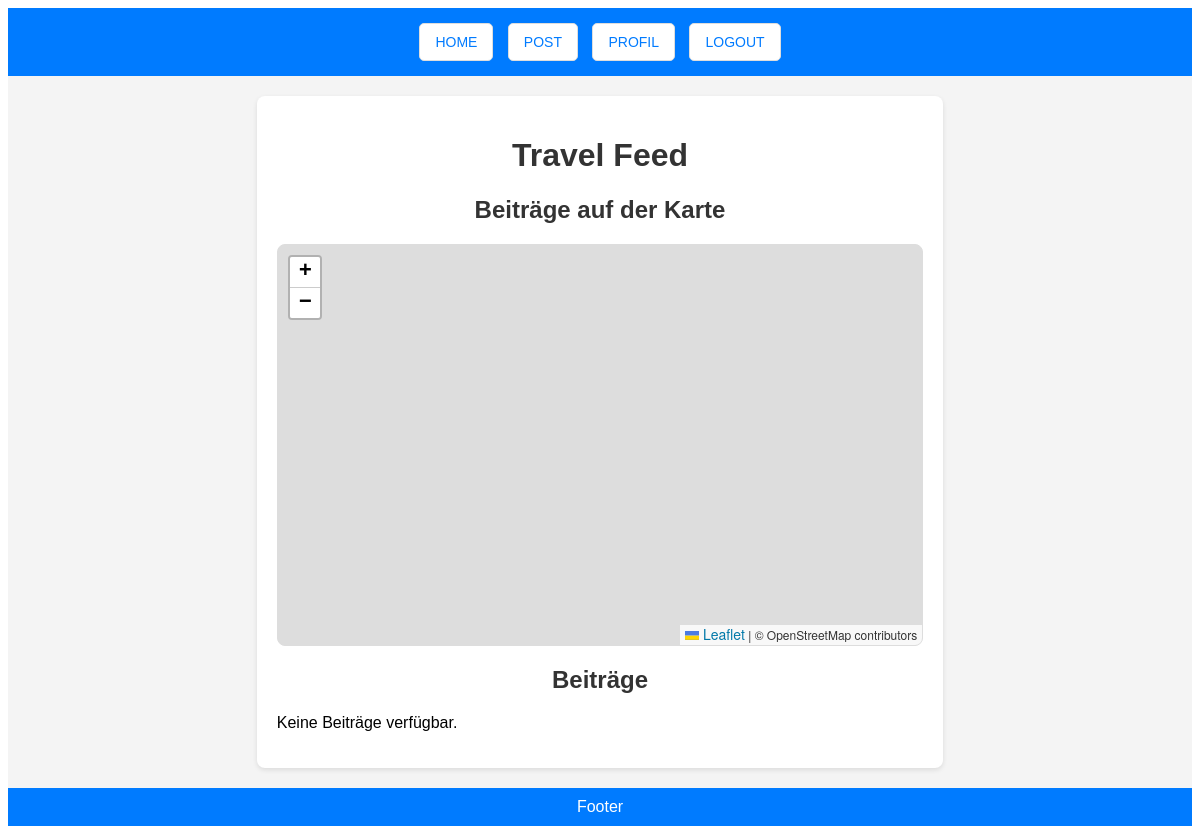
The app's page /Feed, older data.
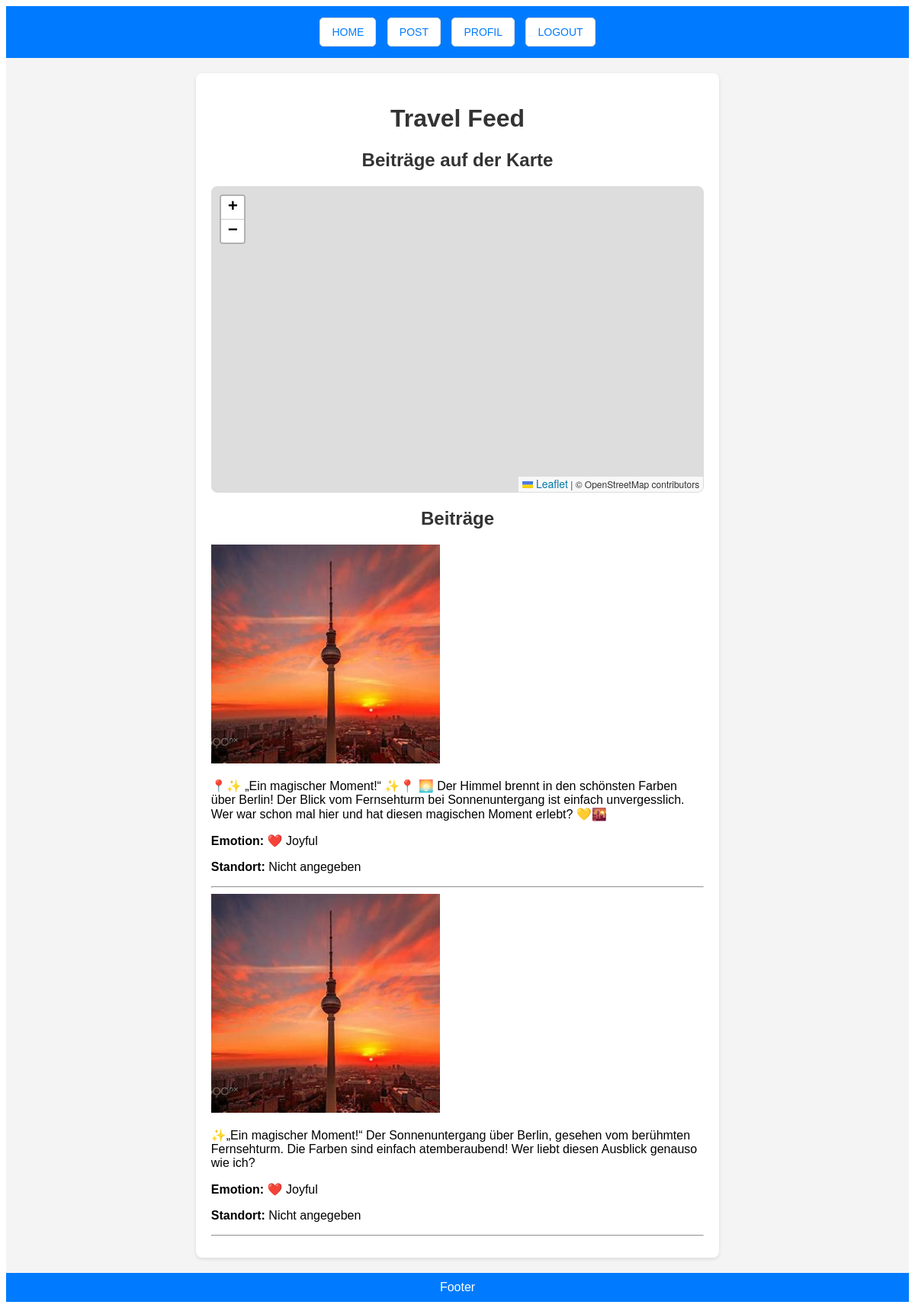
The same page, newer data.
### app.py (models this page shows)
class Post(db.Model):
    id = db.Column(db.Integer, primary_key=True)
    image_file = db.Column(db.String(120), nullable=False)
    description = db.Column(db.String(500), nullable=False)
    emotion = db.Column(db.String(500), nullable=False)
    latitude = db.Column(db.Float, nullable=True)
    longitude = db.Column(db.Float, nullable=True)

### app.py (the view)
@app.route('/Feed')
def feed():
    posts = Post.query.order_by(Post.id.desc()).all()
    return render_template('Feed.html', posts=posts)

### templates/Feed.html (shortened to what this page needs)
<!DOCTYPE html>
<html lang="de">
<head>
    <link rel="stylesheet" href="{{ url_for('static', filename='Feed.css') }}">
    <link rel="stylesheet" href="https://unpkg.com/leaflet@1.7.1/dist/leaflet.css" />
</head>
<body>
    <div class="container">
        <header>
            {% if Angemeldet %}
                <button class="nav-button" onclick="window.location.href='/'">Home</button>
                <button class="nav-button" onclick="window.location.href='/Post'">Post</button>
                <button class="nav-button" onclick="window.location.href='/Feed'">Feed</button>
                <button class="nav-button" onclick="window.location.href='/Logout'">Logout</button>
            {% else %}
                <button class="nav-button" onclick="window.location.href='/'">Home</button>
                <button class="nav-button" onclick="window.location.href='/Post'">Post</button>
                <button class="nav-button" onclick="window.location.href='/Profil'">Profil</button>
                <button class="nav-button" onclick="window.location.href='/Logout'">Logout</button>
            {% endif %}
        </header>
        <div class="left-aside"> </div>
        <main>
            <h1>Travel Feed</h1>
            <h2>Beiträge auf der Karte</h2>
            <div id="map"></div>
            <h2>Beiträge</h2>
            {% if posts %}
                {% for post in posts %}
                    <div class="post">
                        <img src="{{ url_for('static', filename='images/' + post.image_file) }}" alt="Travel Photo" width="300"><br>
                        <p>{{ post.description }}</p>
                        <p><strong>Emotion:</strong>
                            {% if post.emotion == 'Happy' %}
                                😊 Happy
                            {% elif post.emotion == 'Adventurous' %}
                                🌍 Adventurous
                            {% elif post.emotion == 'Joyful' %}
                                ❤️ Joyful
                            {% endif %}
                        </p>
                        {% if post.latitude and post.longitude %}
                            <p><strong>Standort:</strong> {{ post.latitude }}, {{ post.longitude }}</p>
                        {% else %}
                            <p><strong>Standort:</strong> Nicht angegeben</p>
                        {% endif %}
                        <hr>
                    </div>
                {% endfor %}
            {% else %}
                <p>Keine Beiträge verfügbar.</p>
            {% endif %}
        </main>
        <div class="right-aside"> </div>
        <footer>Footer</footer>
    </div>
</body>
</html>

### static/Feed.css (style rules this page uses)
.container { font-family: Arial, sans-serif; margin: 0 auto; padding: 0; max-width: 1200px; display: grid; grid-template-columns: 1fr 3fr 1fr; gap: 20px; background-color: #f4f4f4; min-height: 100vh; }
header { grid-column: 1 / 4; background-color: #007bff; padding: 10px 20px; text-align: center; }
.nav-button { background-color: #fff; border: 1px solid #ddd; border-radius: 5px; padding: 10px 15px; margin: 5px; cursor: pointer; font-size: 14px; color: #007bff; text-transform: uppercase; }
.left-aside, .right-aside { background-color: #f4f4f4; padding: 10px; text-align: center; }
main { background-color: #fff; padding: 20px; border-radius: 8px; box-shadow: 0 2px 5px rgba(0, 0, 0, 0.1); }
h1, h2 { color: #333; text-align: center; }
footer { grid-column: 1 / 4; background-color: #007bff; text-align: center; padding: 10px; color: white; }

### templates/Feed.html (style rules this page uses)
#map { height: 400px; margin-bottom: 20px; border: 1px solid #ddd; border-radius: 8px; }

Row changes from the older to the newer data that the page shows:
added Post: image_file (picture), description "📍✨ „Ein magischer Moment!“ ✨📍 🌅 Der Himmel brennt in den schönsten Farben über Berlin! Der Blick vom Fernsehturm bei Sonnenuntergang ist einfach unvergesslich. Wer war schon mal hier und hat diesen magischen Moment erlebt? 💛🌇", emotion "❤️ Joyful", shows "Standort:"
added Post: image_file (picture), description "✨„Ein magischer Moment!“ Der Sonnenuntergang über Berlin, gesehen vom berühmten Fernsehturm. Die Farben sind einfach atemberaubend! Wer liebt diesen Ausblick genauso wie ich?", emotion "❤️ Joyful", shows "Standort:"
Text that changed along with them:
text no longer shown: "Keine Beiträge verfügbar."
